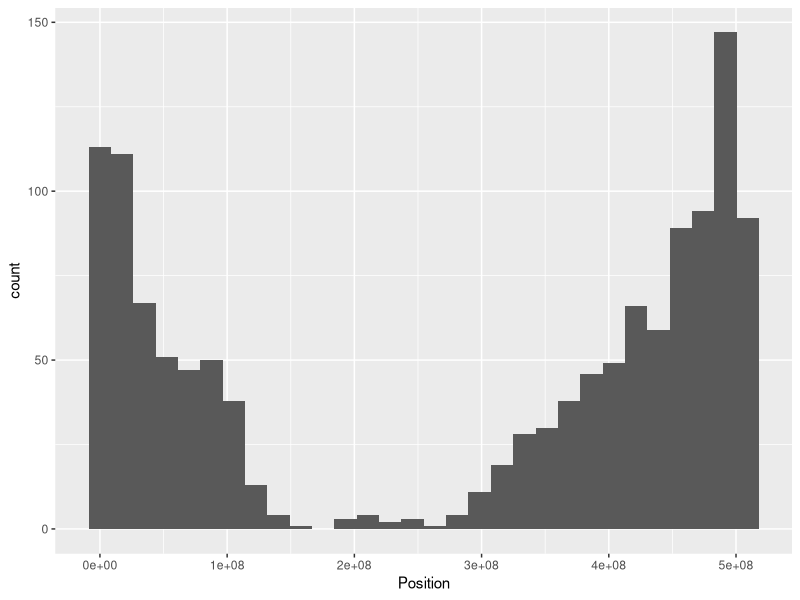
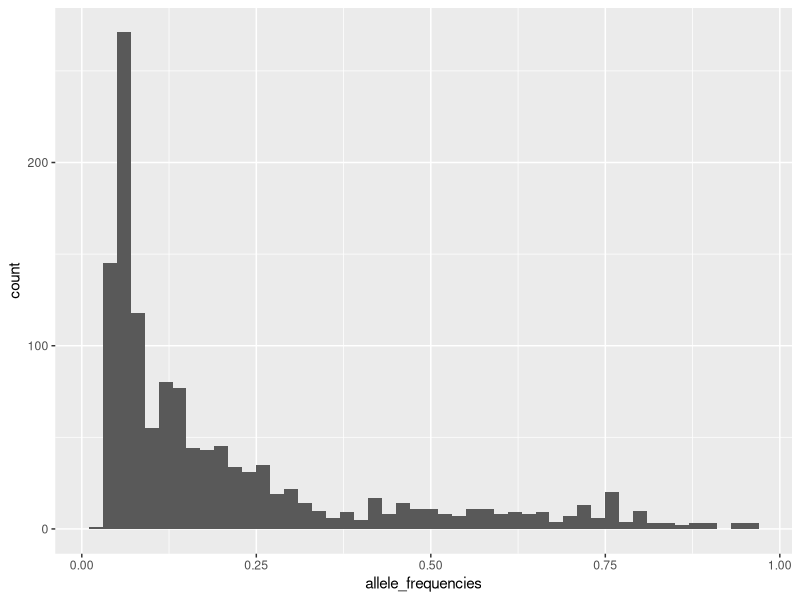
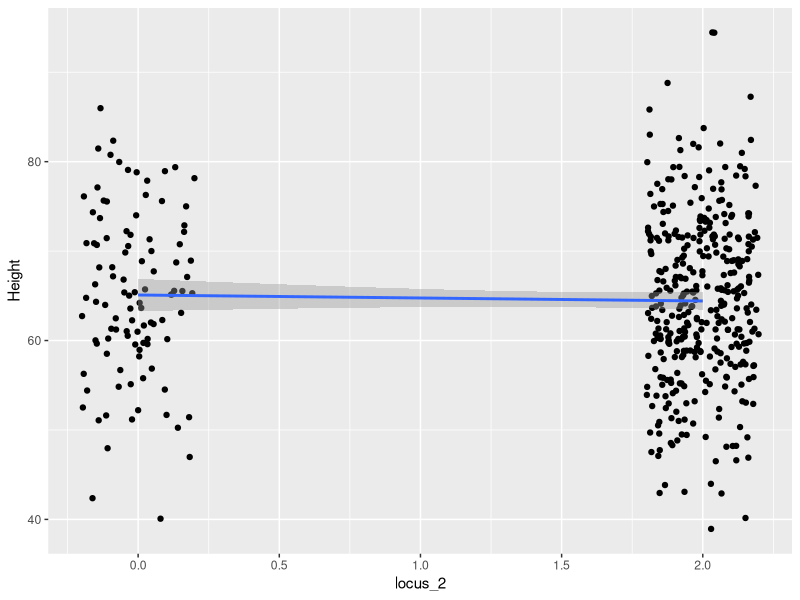
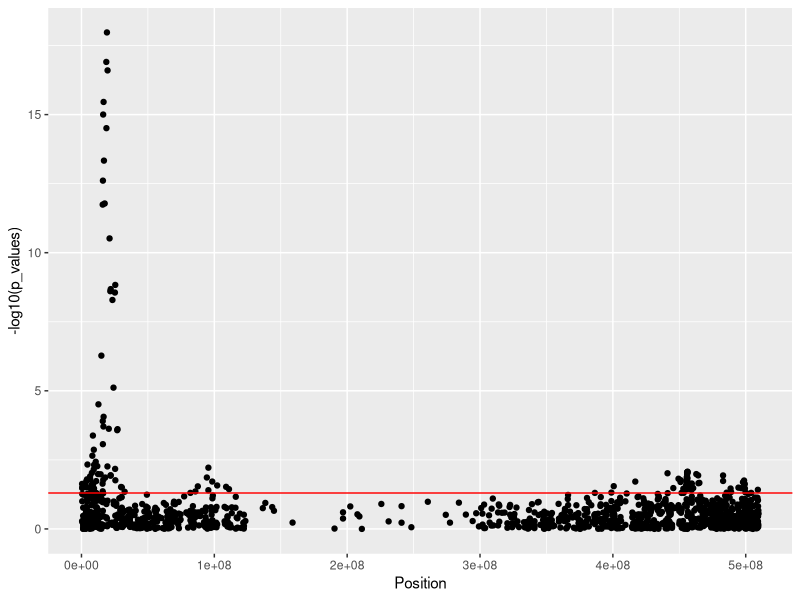
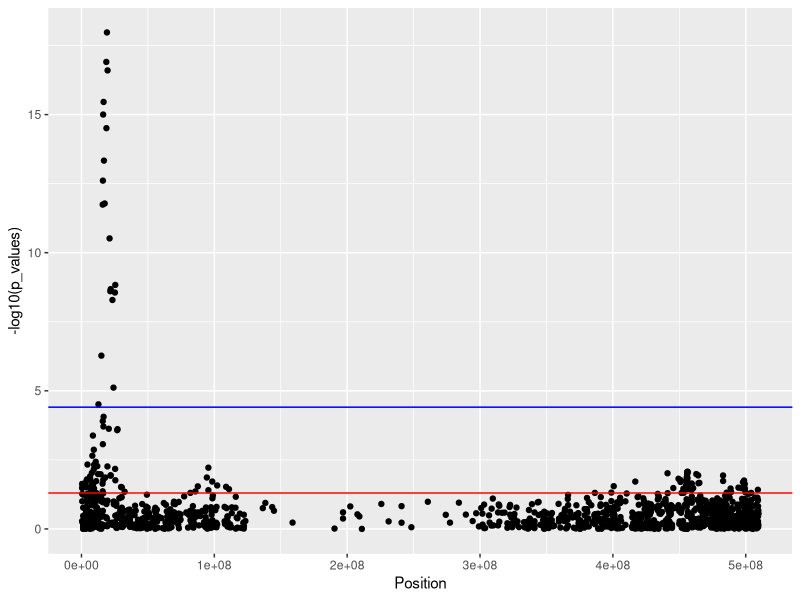
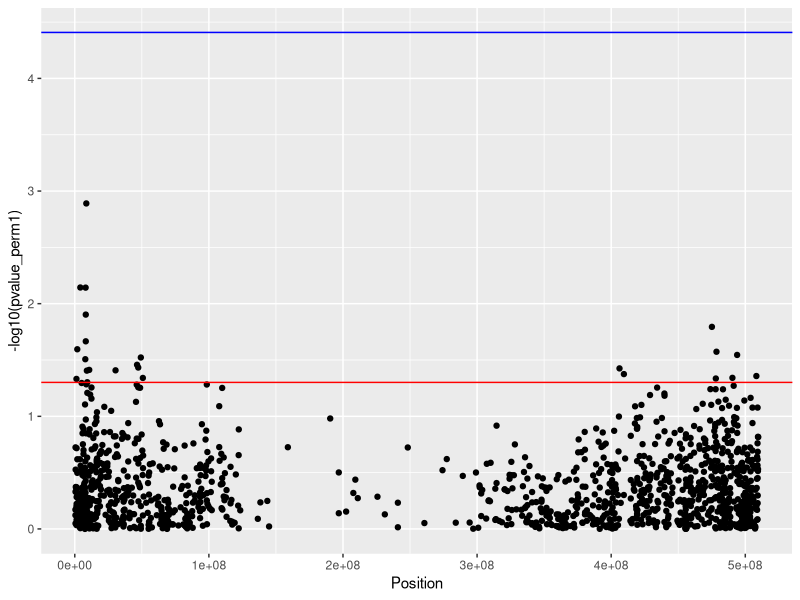
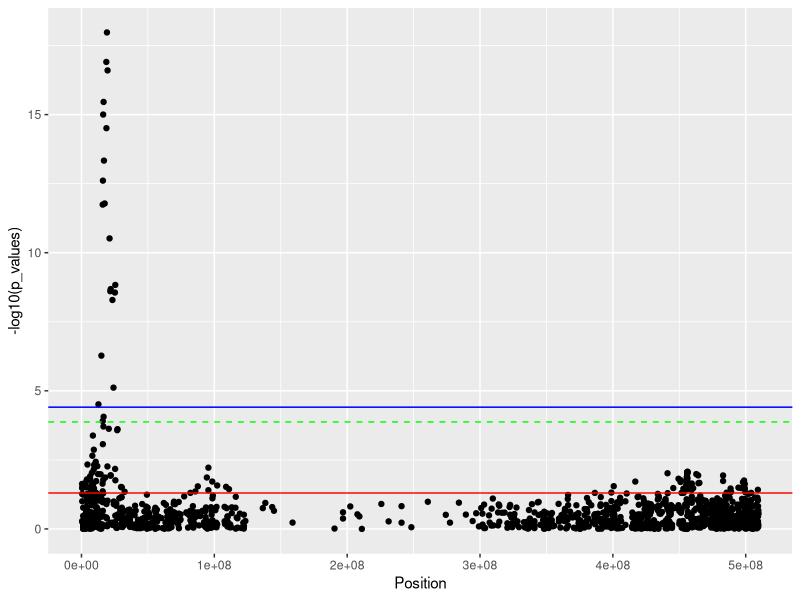

Recreate these plots in R, in order.
# Student Number: 100499009

# This script runs through the workshop 6 exercises for the bioinformatics module, demonstrating genome wide association studies (GWAS).
# It includes both commentary on the commands used, and their output.
# It answers the questions posed in the workshop, and provides the code used to do so.
# For this to be fully reproducible, it requires access to the files provided at the following location on blackboard:
# https://learn.uea.ac.uk/bbcswebdav/pid-5018682-dt-content-rid-35042969_1/xid-35042969_1
# These files should be located in the relative file path of "./GWAS_data/GWAS_data/"
# The .txt extension should be omitted to run the R script in R Studio.


# Associating genotypes with phenotypes
  
# Setup, load library for tidyverse and import the tab separated data as dataframes
library('tidyverse')
genotypes <- read_tsv("GWAS_data/GWAS_data/Chr12_Genotypes.tsv")
map <- read_tsv("GWAS_data/GWAS_data/Chr12_Map.tsv")
phenotypes <- read_tsv("GWAS_data/GWAS_data/Phenotype_Height.tsv")


# The following provides an overview of the data loaded:
colnames(genotypes)
# Shows all the column names, which are all the sample IDs
nrow(genotypes)
# The number of rows is 1280
ncol(genotypes)
# The number of columns is 504
head(genotypes)
# Shows the first 6 rows of the data
# A list of genotypes 0/2 for each sample ID. Columns are samples, rows are the genotype


colnames(phenotypes)
# Shows all the column names, in this case just Sample_Name and Height
nrow(phenotypes)
# The number of rows is 504
ncol(phenotypes)
# The number of columns is 2
head(phenotypes)
# Shows the first 6 rows of the data
# A list of phenotypes of height, each row contains a sample ID and height.


colnames(map)
#Shows all the column names: "Chromosome", "Position", "Allele0", and "Allele2"
nrow(map)
# The number of rows is 1280
ncol(map)
# The number of columns is 4
head(map)
# Shows the first 6 rows of the data
# A map of chromosome (12), which states which chromosome, the position on the chromosome, and the base at allele 0/2



# Creating a histogram of the phenotype wheat height for all of the samples
# The following makes a simple histogram plot of the positions seen in the dataset

ggplot(map, aes(x=Position)) +
  geom_histogram()
# This shows the sites are not evenly distributed across chromosome 12, with higher frequencies and the start and end positions.


# Pick a locus: What is the allele frequency?
# Select all columns for locus 2: chr12:474102
locus_2 <- genotypes[2,]
# This makes a table of the allele frequencies for locus 2
one_geno <- as.numeric(locus_2)
# We then convert it to a vector of numeric values

# Get the allele frequency for one loci
mean_locus_2 <- mean(one_geno, na.rm=TRUE)
# This gives a value of 1.56, which shows there are more 2 alleles than 0 alleles.
table(one_geno)
# The above line confirms this showing: 0 with 103 instances and 2 with 358 instances.

# Now we can get the allele_frequencies for all loci, by applying one function across the entire genotype dataframe
# In this case we are applying this to the genotype dataframe, to the rows (1), using the mean function, and using the argument na.rm=TRUE
allele_frequencies <- apply(genotypes, 1, mean, na.rm=TRUE)/2

# Make a table of the frequencies
plot_data <- tibble(allele_frequencies)


# We now make a histogram of allele frequencies, altering binwidth to give a more granular view
ggplot(plot_data, aes(x=allele_frequencies)) +
  geom_histogram(binwidth = 0.02)

# Add a new column to the phenotypes column, which adds the locus genotype for each sample
phenotypes$locus_2 <- as.numeric(one_geno)

# Using the addition of the locus data, we can now make a scatter plot of the height of crops, showing the difference between the allele type.
ggplot(data = phenotypes, aes(x = locus_2, y = Height)) +
  geom_jitter(width = 0.2) +
  geom_smooth(method = 'lm')
# Note that we have added geom_jitter specifically for width.
# This allows visibility of the multiple points that would otherwise overlap at either 0 or 2 on the x-axis.  
# In this particular locus, there is no noticeable difference between the two groups.

# Getting an the p-value for one locus(2) of the chromosome
corTestResult  <-  cor.test(phenotypes$Height, phenotypes$locus_2)
corTestResult$p.value
# This gives us a value of 0.520511: confirming the difference is not statistically significant as the p-value is greater than 0.05.


# We can expand our exploration by performing the same testing for all loci

# First we make a function that will get the p-value for a single row
association_test <- function(geno, pheno){
  one_geno <- as.numeric(geno)
  corTestResult  <-  cor.test(pheno, one_geno)
  corTestResult$p.value
}

# Then apply the function for every row of the genotype dataframe. Adding the values to the map dataframe
map$p_values <- apply(genotypes, 1, association_test , pheno=phenotypes$Height)


# Now make a plot of minus logged p-value versus position on the chromosome
# Include a line to show p-value threshold for statistically significant points
# This will be -log10 of 0.05 for this plot, as the p value is the -log10(p-value)
ggplot(map, aes(x=Position, y=-log10(p_values))) +
  geom_point() +
  geom_hline(aes(yintercept=-log10(0.05)), colour="red")
# At this point, this plot starts to identify which positions show significant changes in height based on the allele present.
# However, because there are so many locations, simply using a flat p-value of 0.05 is not sufficient. 

# To correct for potential false positives, across the large number of loci evaluated on the chromosome. We will do a Bonferroni correction.
# Get the number of tests performed:
m <- nrow(genotypes)

# Corrected Bonferroni threshold:
bonferroni_threshold <- 0.05/m

# Replot the p-values with Bonferroni threshold added:
ggplot(map, aes(x=Position, y=-log10(p_values))) +
  geom_point() +
  geom_hline(aes(yintercept=-log10(0.05)), colour="red") +
  geom_hline(aes(yintercept=-log10(bonferroni_threshold)), colour="blue")
# This second plot now shows a second much more stringent threshold for significant loci, in blue.

# Alternatively, instead of performing a Bonferroni correction, we can perform permutation tests to find the top 5% most extreme values.
# This can then be used as a threshold for significance.
# Setting up permutation testing to randomise the association between genotype and phenotype and assess if there are any significant results
get_p_values<-function(genos, pheno){
  apply(genos, 1, association_test, pheno)
}

heights_perm <- sample(phenotypes$Height)

pvalue_perm1 <- get_p_values(genotypes, heights_perm)
map$pvalue_perm1 <- pvalue_perm1


# Example plot for a random permutation test giving p-values for random genotype/phenotype associations
ggplot(map, aes(x=Position, y=-log10(pvalue_perm1))) +
  geom_point() +
  geom_hline(aes(yintercept=-log10(0.05)), colour="red") +
  geom_hline(aes(yintercept=-log10(bonferroni_threshold)), colour="blue")

# Shows that many points exceed the p-value threshold, but not the Bonferroni adjusted p-value 

# Set up 100 permutation tests: 100 random reordering of the phenotype heights
perms <- replicate(100, sample(phenotypes$Height))


# Run the permutations 100 times to get 100 p-values for each loci
p_values_perms <- apply(perms, 2, get_p_values, genos=genotypes)
min_values <- apply(p_values_perms, 2, min)

# Sort the minimum values and find the 5% threshold (5th lowest value for 100 perms)
sorted_min_values <- sort(min_values)
# Lowest 5% of values
lowest_5 <- sorted_min_values[5]

# Plotting our real data with all three thresholds shown. Both the Bonferroni and permutation thresholds are relatively similar.

ggplot(map, aes(x=Position, y=-log10(p_values))) +
  geom_point() +
  geom_hline(aes(yintercept=-log10(0.05)), colour="red") +
  geom_hline(aes(yintercept=-log10(bonferroni_threshold)), colour="blue") +
  geom_hline(aes(yintercept=-log10(lowest_5)), colour="green", linetype= "dashed")


# The gene at the highest point is a dwarfism gene for wheat. 
# As recombination is more likely to occur with the closest loci, the nearby loci also have associations with height dwarfism in wheat.
# This explains the high peak at one loci, with many statistically significant heights shown in the surrounding loci also.

